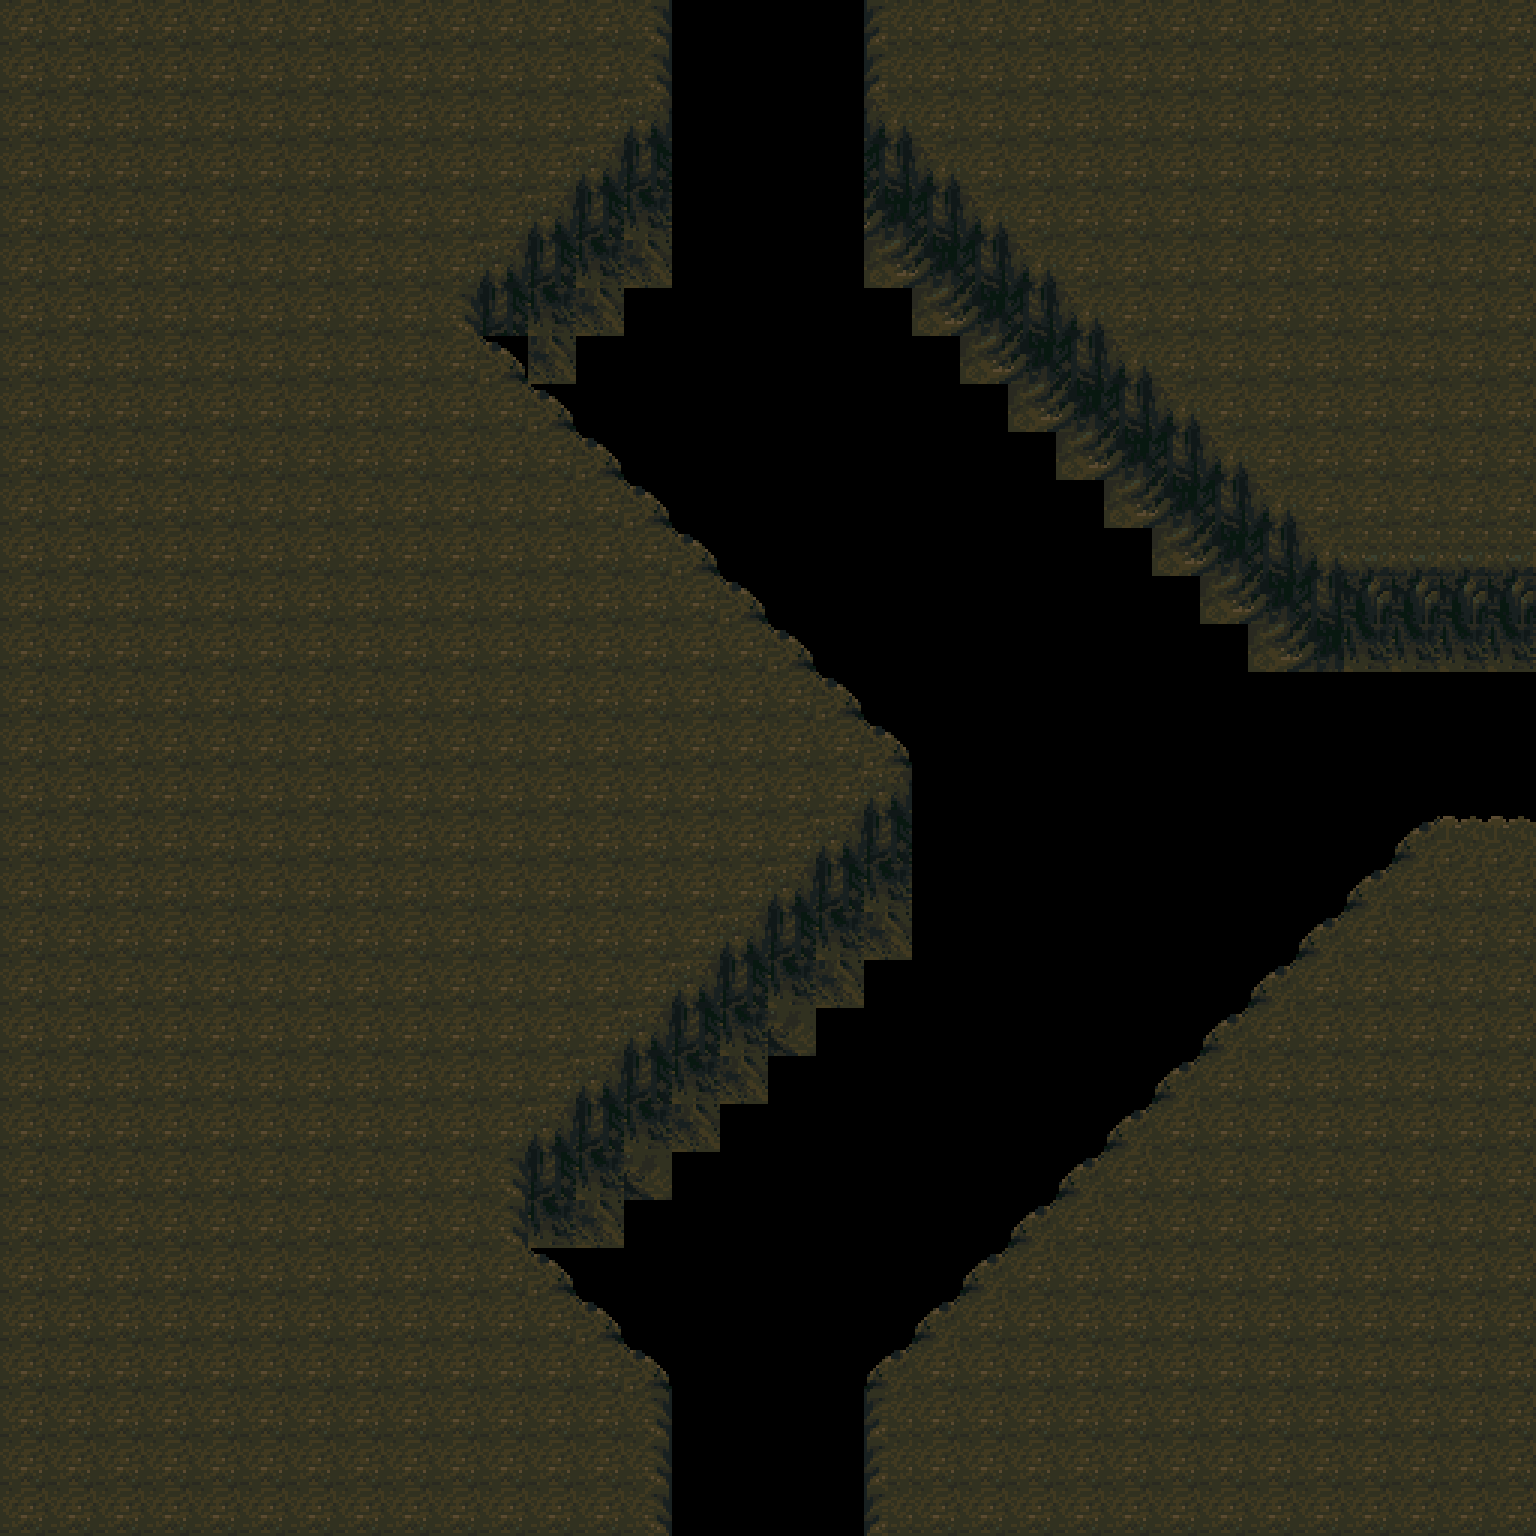

This is a level from a 2D game, rendered from its Tiled map with the project's own tilesets. A one-line summary and the map file follow, with tile-layer data summarised:
An orthogonal 32x32 tile map with 48x48 px tiles, 1 tile layer (Furnishing), 1 hidden layer not drawn.

<map version="1.2" tiledversion="1.3.4" orientation="orthogonal" renderorder="right-down" width="32" height="32" tilewidth="48" tileheight="48" infinite="0" nextlayerid="3" nextobjectid="1">
 <tileset firstgid="1" source="CaveInner.tsx" />
 <layer id="2" name="Floor" width="32" height="32" visible="0">
  <data>[1024 cells, 1024 non-empty, 1 distinct tile ids]</data>
 </layer>
 <layer id="1" name="Furnishing" width="32" height="32">
  <data>[1024 cells, 787 non-empty, 17 distinct tile ids]</data>
 </layer>
</map>
